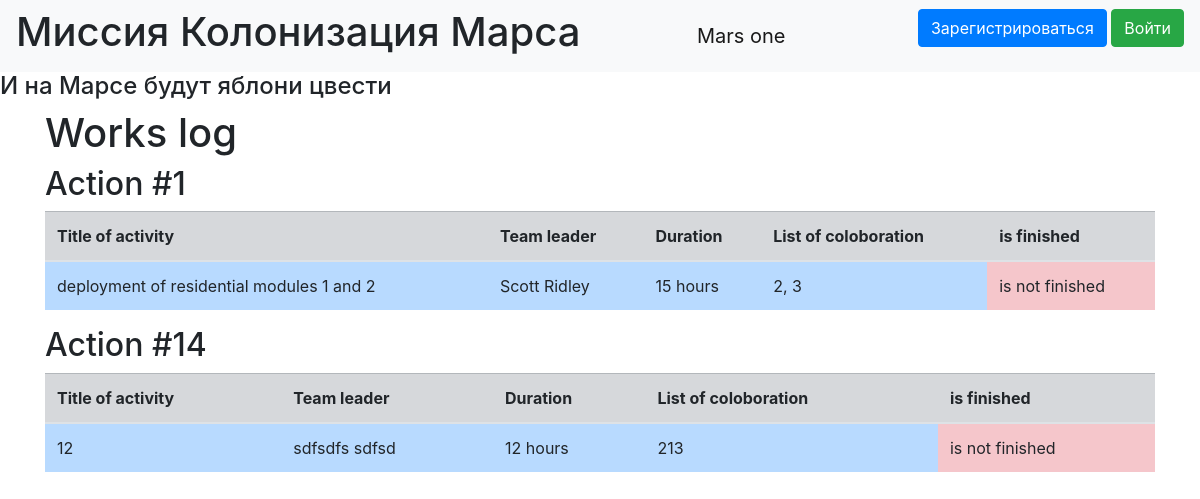
The page /index on the database as committed earlier.
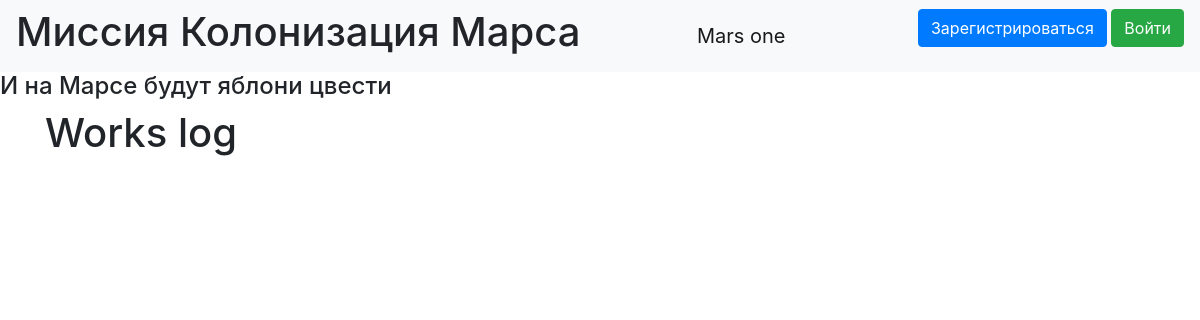
The same page on the database as committed later.
### data/jobs.py (models this page shows)
class Jobs(SqlAlchemyBase, UserMixin):
    __tablename__ = 'jobs'
    id = sqlalchemy.Column(sqlalchemy.Integer,
                           primary_key=True,
                           autoincrement=True)
    job = sqlalchemy.Column(sqlalchemy.String,
                            nullable=True)
    work_size = sqlalchemy.Column(sqlalchemy.INTEGER)
    collaborators = sqlalchemy.Column(sqlalchemy.String,
                                      nullable=True)
    start_date = sqlalchemy.Column(sqlalchemy.DateTime,
                                   default=datetime.datetime.now)
    end_date = sqlalchemy.Column(sqlalchemy.DateTime,
                                 default=datetime.datetime.now)
    is_finished = sqlalchemy.Column(sqlalchemy.BOOLEAN,
                                    nullable=True)
    team_leader_id = sqlalchemy.Column(sqlalchemy.Integer, sqlalchemy.ForeignKey("users.id"))
    user = orm.relation('User')

### data/users.py (models this page shows, shortened)
class User(SqlAlchemyBase, UserMixin):
    __tablename__ = 'users'
    id = sqlalchemy.Column(sqlalchemy.Integer,
                           primary_key=True,
                           autoincrement=True)
    surname = sqlalchemy.Column(sqlalchemy.String,
                                nullable=True)
    name = sqlalchemy.Column(sqlalchemy.String,
                             nullable=True)
    age = sqlalchemy.Column(sqlalchemy.Integer,
                            nullable=True)
    position = sqlalchemy.Column(sqlalchemy.String,
                                 nullable=True)
    address = sqlalchemy.Column(sqlalchemy.String,
                                nullable=True)
    email = sqlalchemy.Column(sqlalchemy.String,
                              index=True,
                              unique=True,
                              nullable=True)
    speciality = sqlalchemy.Column(sqlalchemy.String,
                                   nullable=True)
    hashed_password = sqlalchemy.Column(sqlalchemy.String,
                                        nullable=True)
    modified_date = sqlalchemy.Column(sqlalchemy.DateTime,
                                      default=datetime.datetime.now)
    jobs = orm.relation("Jobs", back_populates='user')
    department = orm.relation("Department", back_populates='user')

### main.py (the view)
@app.route('/')
@app.route('/index')
def index():
    db_sess = db_session.create_session()
    if current_user.is_authenticated:
        jobs = db_sess.query(Jobs).filter(
            (Jobs.user == current_user) | (Jobs.is_finished != True))
    else:
        jobs = db_sess.query(Jobs).filter(Jobs.is_finished != True)
    return render_template("index.html", jobs=jobs)

### data/db_session.py (called while the page is built)
def create_session() -> Session:
    global __factory
    return __factory()

### templates/index.html (shortened to what this page needs)
{% extends "base.html" %}
{% block content %}
<h1>Works log</h1>
{% for item in jobs %}
<h2>Action #{{item.id}}</h2>
<table class="table">
  <thead>
    <tr class="table-secondary">
      <th scope="col">Title of activity</th>
      <th scope="col">Team leader</th>
      <th scope="col">Duration</th>
      <th scope="col">List of coloboration</th>
      <th scope="col">is finished</th>
    </tr>
  </thead>
  <tbody>
    <tr>
      <td class="table-primary">{{item.job}}</td>
      <td class="table-primary">{{item.user.surname}} {{item.user.name}}</td>
      <td class="table-primary">{{item.work_size}} hours</td>
      <td class="table-primary">{{item.collaborators}}</td>
      {% if item.is_finished == False %}
        <td class="table-danger">is not finished</td>
      {% else %}
        <td class="table-success">finished</td>
      {% endif %}
    </tr>
  </tbody>
</table>
{% endfor %}
{% endblock %}

Rows that differ between the two databases and show on the page:
no longer on this page (row edited): Jobs: id "1", job "deployment of residential modules 1 and 2", user.surname "Scott", user.name "Ridley", work_size "15", collaborators "2, 3", is_finished "is not finished"
removed Jobs: id "14", job "12", user.surname "sdfsdfs", user.name "sdfsd", work_size "12", collaborators "213", is_finished "is not finished"
